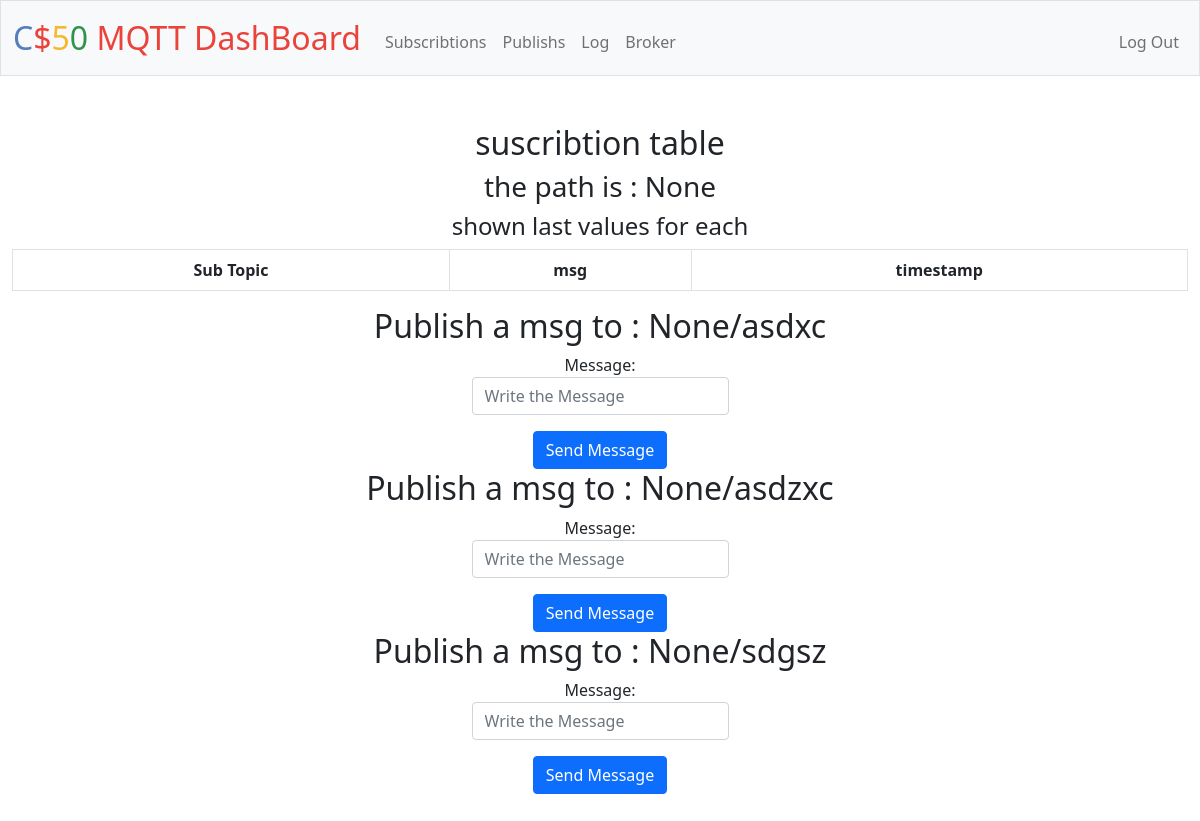
Screenshot of / (signed in) with the database file from the repository.
### tables this page shows
CREATE TABLE topics (
    id  INTEGER PRIMARY KEY AUTOINCREMENT ,
    user_id INTEGER,
    type TEXT,
    topic TEXT
);

### app.py (the view, shortened to what this page needs)
@app.route("/")
@login_required
def index():
    userPath = db.execute(
        "SELECT path FROM users WHERE id = :user_id",
        user_id=session["user_id"],
    )
    pubTopics = db.execute(
        "SELECT topic FROM topics WHERE (user_id = :user_id AND type = 'publish') ",
        user_id=session["user_id"],
    )
    subTopics = db.execute(
        "SELECT topic FROM topics WHERE (user_id = :user_id AND type = 'subscribe') ",
        user_id=session["user_id"],
    )
    for s in subTopics:
        subTopic = userPath[0]["path"] + "/" + s["topic"]
        mqtt.subscribe(subTopic)
    incommingMessages = db.execute("SELECT id, topic, message FROM messages")
    subLog = db.execute(
        "SELECT topic, value, MAX(timestamp) as latest FROM log WHERE (user_id = :user_id AND type = 'subscribe') GROUP BY topic",
        user_id=session["user_id"],
    )
    return render_template(
        "index.html",
        userPath=userPath,
        pubTopics=pubTopics,
        subTopics=subTopics,
        subLog=subLog
        )

### app.py (called while the page is built)
@app.after_request
def after_request(response):
    response.headers["Cache-Control"] = "no-cache, no-store, must-revalidate"
    response.headers["Expires"] = 0
    response.headers["Pragma"] = "no-cache"
    return response

### helpers.py (called while the page is built)
def login_required(f):
    @wraps(f)
    def decorated_function(*args, **kwargs):
        if session.get("user_id") is None:
            return redirect("/login")
        return f(*args, **kwargs)
    return decorated_function

### templates/index.html (shortened to what this page needs)
{% extends "layout.html" %}
{% block main %}
    <h2>suscribtion table</h2>
    <h3> the path is : {{userPath[0]["path"]}}</h3>
    <h4> shown last values for each</h4>
    <table class="table table-bordered table-striped">
        <thead class="thread-light">
            <tr>
                <th>Sub Topic</th>
                <th>msg</th>
                <th>timestamp</th>
            </tr>
        </thead>
    </table>
    {% for pub in pubTopics%}
    <h2>Publish a msg to : {{ userPath[0]["path"] }}/{{ pub.topic }} </h2>
    <form action="/messagePublish" method="post">
        <div class="mb-3">
            <label for="pubTopic">Message:</label>
            <input autocomplete="off" autofocus class="form-control mx-auto w-auto" name="{{ userPath[0]["path"] }}/{{ pub.topic }}"
                placeholder="Write the Message" type="text">
        </div>
        <button class="btn btn-primary" type="submit">Send Message</button>
    </form>
    {% endfor %}
{% endblock %}

### rows the page displays
topics: userPath "None", topic "asdxc"
topics: userPath "None", topic "asdzxc"
topics: userPath "None", topic "sdgsz"

### other values shown
{{ userPath[0]["path"] }} "None"
